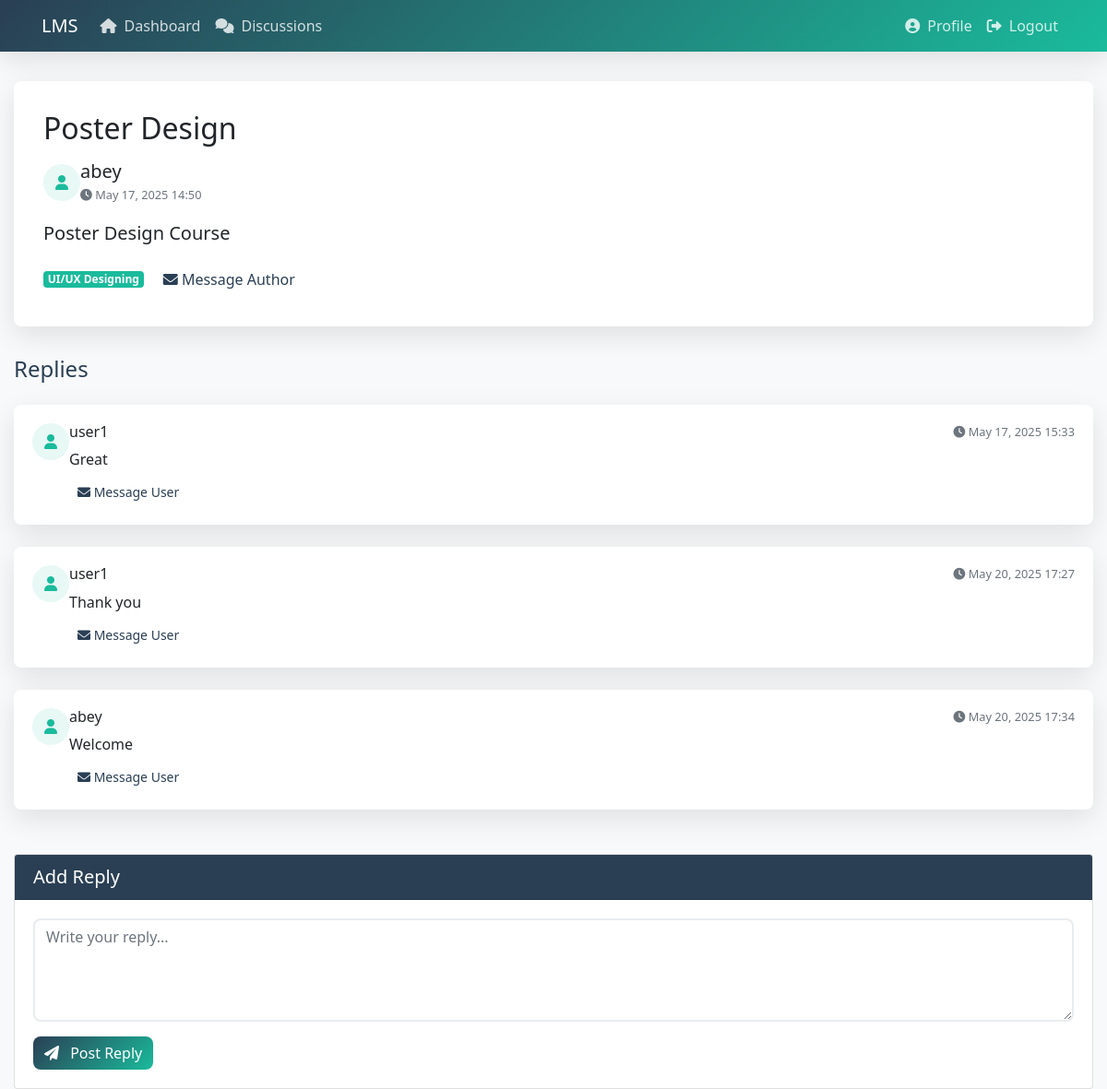
The app's page /view_discussion.php?id=1 (signed in) with its own data.
### tables this page shows
CREATE TABLE IF NOT EXISTS `discussions` (
  `id` int NOT NULL AUTO_INCREMENT,
  `title` varchar(255) NOT NULL,
  `content` text NOT NULL,
  `author_id` int NOT NULL,
  `course_id` int NOT NULL,
  `created_at` timestamp NOT NULL DEFAULT CURRENT_TIMESTAMP,
  PRIMARY KEY (`id`),
  KEY `author_id` (`author_id`),
  KEY `course_id` (`course_id`)
);

CREATE TABLE IF NOT EXISTS `users` (
  `user_id` int NOT NULL AUTO_INCREMENT,
  `username` varchar(50) NOT NULL,
  `email` varchar(100) NOT NULL,
  `password` varchar(255) NOT NULL,
  `role` enum('student','instructor','admin') NOT NULL DEFAULT 'student',
  `full_name` varchar(100) DEFAULT NULL,
  `created_at` timestamp NOT NULL DEFAULT CURRENT_TIMESTAMP,
  `reset_token` varchar(64) DEFAULT NULL,
  `reset_expires` datetime DEFAULT NULL,
  PRIMARY KEY (`user_id`),
  UNIQUE KEY `username` (`username`),
  UNIQUE KEY `email` (`email`)
);

CREATE TABLE IF NOT EXISTS `courses` (
  `course_id` int NOT NULL AUTO_INCREMENT,
  `title` varchar(150) NOT NULL,
  `description` text,
  `instructor_id` int NOT NULL,
  `created_at` timestamp NOT NULL DEFAULT CURRENT_TIMESTAMP,
  PRIMARY KEY (`course_id`),
  KEY `instructor_id` (`instructor_id`)
);

CREATE TABLE IF NOT EXISTS `discussion_replies` (
  `reply_id` int NOT NULL AUTO_INCREMENT,
  `discussion_id` int NOT NULL,
  `user_id` int NOT NULL,
  `reply` text NOT NULL,
  `created_at` timestamp NOT NULL DEFAULT CURRENT_TIMESTAMP,
  PRIMARY KEY (`reply_id`),
  KEY `discussion_id` (`discussion_id`),
  KEY `user_id` (`user_id`)
);

### view_discussion.php (the view, shortened to what this page needs)
<?php
require_once 'config/database.php';
$discussion_id = (int)$_GET['id'];
$sql = "SELECT d.*, d.author_id, u.username AS author_name, c.title AS course_title
        FROM discussions d
        JOIN users u ON d.author_id = u.user_id
        JOIN courses c ON d.course_id = c.course_id
        WHERE d.id = ?";
$stmt = mysqli_prepare($conn, $sql);
mysqli_stmt_bind_param($stmt, 'i', $discussion_id);
mysqli_stmt_execute($stmt);
$result = mysqli_stmt_get_result($stmt);
$discussion = mysqli_fetch_assoc($result);
$sql = "SELECT r.*, r.user_id, u.username AS author_name
        FROM discussion_replies r
        JOIN users u ON r.user_id = u.user_id
        WHERE r.discussion_id = ?
        ORDER BY r.created_at ASC";
$replies = [];
$stmt = mysqli_prepare($conn, $sql);
mysqli_stmt_bind_param($stmt, 'i', $discussion_id);
mysqli_stmt_execute($stmt);
$result = mysqli_stmt_get_result($stmt);
while ($row = mysqli_fetch_assoc($result)) {
    $replies[] = $row;
}
$reply_text = '';
$reply_err  = '';
?>
<!DOCTYPE html>
<html lang="en">
<head>
    <link rel="stylesheet" href="https://stackpath.bootstrapcdn.com/bootstrap/4.5.2/css/bootstrap.min.css">
    <link rel="stylesheet" href="https://cdnjs.cloudflare.com/ajax/libs/font-awesome/6.0.0/css/all.min.css">
</head>
<body>
    <nav class="navbar navbar-expand-lg navbar-dark">
        <div class="container">
            <a class="navbar-brand" href="#">LMS</a>
            <div class="collapse navbar-collapse" id="navbarNav">
                <ul class="navbar-nav mr-auto">
                    <li class="nav-item">
                        <a class="nav-link" href="index.php">
                            <i class="fas fa-home"></i>Dashboard
                        </a>
                    </li>
                    <li class="nav-item active">
                        <a class="nav-link" href="discussions.php">
                            <i class="fas fa-comments"></i>Discussions
                        </a>
                    </li>
                </ul>
                <ul class="navbar-nav">
                    <li class="nav-item">
                        <a class="nav-link" href="profile.php">
                            <i class="fas fa-user-circle"></i>Profile
                        </a>
                    </li>
                    <li class="nav-item">
                        <a class="nav-link" href="logout.php">
                            <i class="fas fa-sign-out-alt"></i>Logout
                        </a>
                    </li>
                </ul>
            </div>
        </div>
    </nav>
    <div class="container" style="max-width: 1200px; margin-top: 2rem;">
        <div class="discussion-header">
            <h2><?php echo htmlspecialchars($discussion['title']); ?></h2>
            <div class="d-flex align-items-center gap-3 my-3">
                <div class="user-avatar">
                    <i class="fas fa-user"></i>
                </div>
                <div>
                    <h5 class="mb-0"><?php echo htmlspecialchars($discussion['author_name']); ?></h5>
                    <small class="text-muted">
                        <i class="fas fa-clock"></i>
                        <?php echo date('M d, Y H:i', strtotime($discussion['created_at'])); ?>
                    </small>
                </div>
            </div>
            <p class="lead"><?php echo nl2br(htmlspecialchars($discussion['content'])); ?></p>
            <div class="d-flex align-items-center gap-2">
                <a href="course.php?id=<?php echo $discussion['course_id']; ?>"
                   class="badge badge-primary"
                   style="background: var(--secondary-color);">
                    <?php echo htmlspecialchars($discussion['course_title']); ?>
                </a>
                <form action="send_message.php" method="get" class="ml-2">
                    <button type="submit" class="btn btn-link" style="color: var(--primary-color);">
                        <i class="fas fa-envelope"></i> Message Author
                    </button>
                </form>
            </div>
        </div>
        <h4 class="mb-4" style="color: var(--primary-color);">Replies</h4>
        <?php if (empty($replies)): ?>
            <div class="alert alert-info">No replies yet. Be the first to respond!</div>
        <?php else: ?>
            <?php foreach ($replies as $r): ?>
            <div class="reply-card">
                <div class="card-body">
                    <div class="d-flex gap-3">
                        <div class="user-avatar">
                            <i class="fas fa-user"></i>
                        </div>
                        <div class="flex-grow-1">
                            <div class="d-flex justify-content-between align-items-center mb-2">
                                <h6 class="mb-0"><?php echo htmlspecialchars($r['author_name']); ?></h6>
                                <small class="text-muted">
                                    <i class="fas fa-clock"></i>
                                    <?php echo date('M d, Y H:i', strtotime($r['created_at'])); ?>
                                </small>
                            </div>
                            <p class="mb-0"><?php echo nl2br(htmlspecialchars($r['reply'])); ?></p>
                            <form action="send_message.php" method="get" class="mt-2">
                                <button type="submit" class="btn btn-link btn-sm" style="color: var(--primary-color);">
                                    <i class="fas fa-envelope"></i> Message User
                                </button>
                            </form>
                        </div>
                    </div>
                </div>
            </div>
            <?php endforeach; ?>
        <?php endif; ?>
        <div class="card mt-5">
            <div class="card-header" style="background: var(--primary-color); color: white;">
                <h5 class="mb-0">Add Reply</h5>
            </div>
            <div class="card-body">
                <form method="post">
                    <div class="form-group">
                        <textarea name="reply"
                                  class="form-control <?php echo (!empty($reply_err)) ? 'is-invalid' : ''; ?>"
                                  rows="4"
                                  placeholder="Write your reply..."><?php echo htmlspecialchars($reply_text); ?></textarea>
                    </div>
                    <button type="submit" class="btn btn-primary">
                        <i class="fas fa-paper-plane mr-2"></i> Post Reply
                    </button>
                </form>
            </div>
        </div>
    </div>
</body>
</html>

### view_discussion.php (style rules this page uses)
:root { --primary-color: #2A3F54; --secondary-color: #1ABB9C; --accent-color: #337AB7; --border-radius: 8px; --box-shadow: 0 10px 30px rgba(0,0,0,0.1); --transition: all 0.3s ease; }
body { font-family: 'Segoe UI', system-ui, -apple-system, sans-serif; background: #f8f9fa; }
.navbar { background: linear-gradient(135deg, var(--primary-color), var(--secondary-color)) !important; box-shadow: var(--box-shadow); }
.discussion-header { background: white; border-radius: var(--border-radius); box-shadow: var(--box-shadow); padding: 2rem; margin: 2rem 0; }
.reply-card { background: white; border: none; border-radius: var(--border-radius); box-shadow: var(--box-shadow); margin-bottom: 1.5rem; transition: var(--transition); }
.btn-primary { background: linear-gradient(135deg, var(--primary-color), var(--secondary-color)); border: none; border-radius: var(--border-radius); transition: var(--transition); }
.nav-link { color: rgba(255,255,255,0.8) !important; transition: var(--transition); display: flex; align-items: center; gap: 8px; }
.form-control { border: 2px solid #e9ecef; border-radius: var(--border-radius); transition: var(--transition); }
.user-avatar { width: 40px; height: 40px; background: rgba(26, 187, 156, 0.1); border-radius: 50%; display: flex; align-items: center; justify-content: center; color: var(--secondary-color); }

### records on screen
discussions: title "Poster Design", author.username "abey", created_at "May 17, 2025 14:50", content "Poster Design Course", course.title "UI/UX Designing"
discussion_replies: user.username "user1", created_at "May 17, 2025 15:33", reply "Great"
discussion_replies: user.username "user1", created_at "May 20, 2025 17:27", reply "Thank you"
discussion_replies: user.username "abey", created_at "May 20, 2025 17:34", reply "Welcome"
